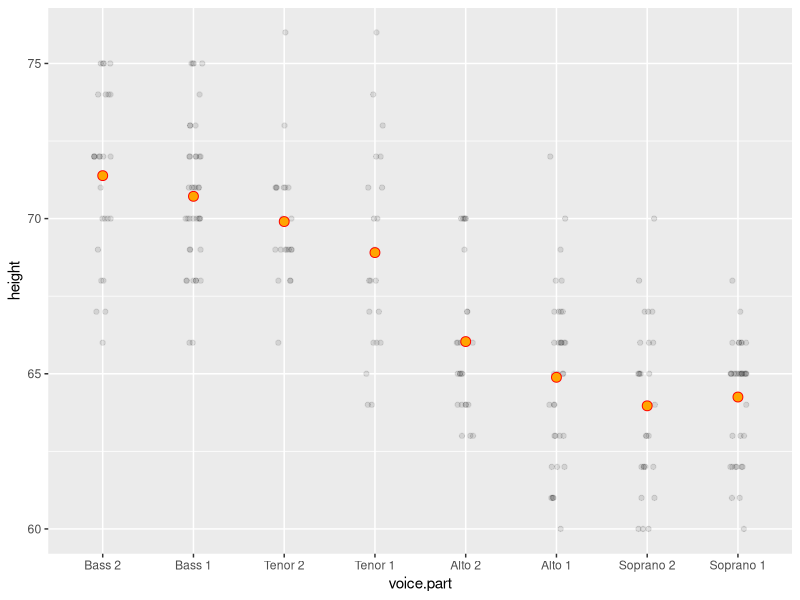
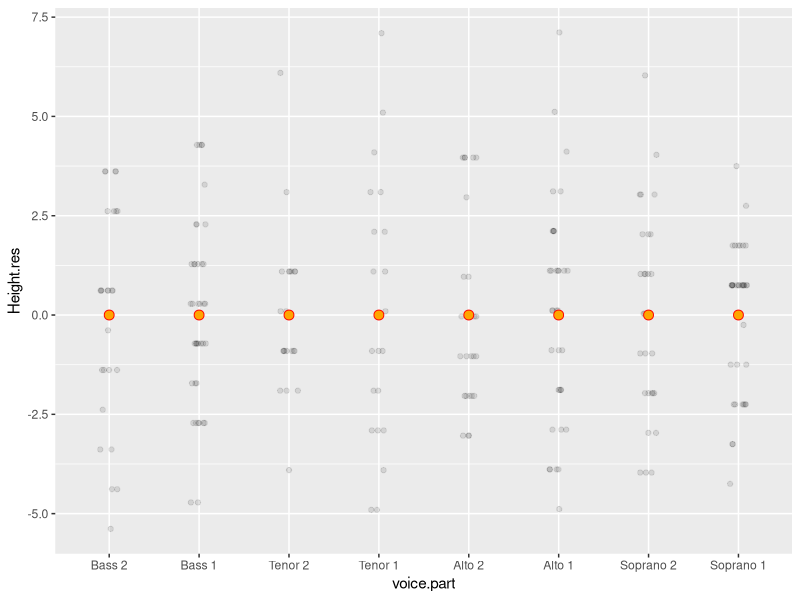
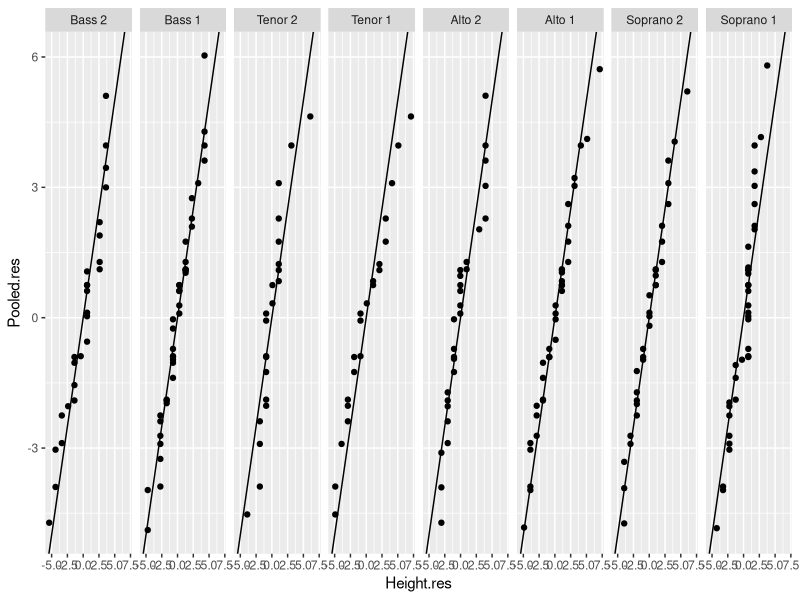
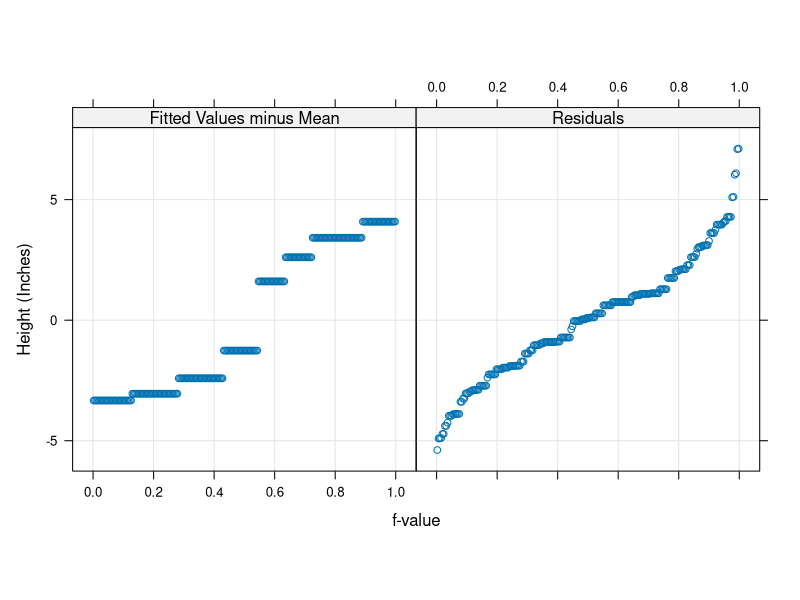

Here is the R script that generated these plots, in order:
# Residual Fit Plots

library(ggplot2)
library(dplyr)
library(lattice)

df <- singer
ggplot(df, aes(y=height, x=voice.part))         + 
  geom_jitter(width = 0.1, height=0, alpha=0.1) +
  stat_summary(fun = mean, col="red", geom="point", cex=3, pch=21, bg="orange") 

# CHUNK 2 : Subtract the group mean from each group value
df2 <- df %>% 
  group_by(voice.part) %>%
  mutate( Height.res = ( height - mean(height) ) )

# CHUNK 3 : Plot normalized data
ggplot(df2) + aes(y=Height.res, x=voice.part)             + 
  geom_jitter(width = 0.1, height=0, alpha=0.1) +
  stat_summary(fun = mean, col="red", geom="point", cex=3, pch=21, bg="orange")

# CHUNK 4: Compare batches to pooled residuals
df3 <- df2 %>% 
  group_by(voice.part) %>% 
  arrange(Height.res) %>% 
  mutate(f.val = ( (row_number() - 0.5) / n() ) ) %>% 
  ungroup() %>% 
  mutate(Pooled.res  = quantile(Height.res, p = f.val))

ggplot(df3, aes(Height.res, Pooled.res)) + geom_point()+
  facet_wrap(~ voice.part, nrow = 1)+
  geom_abline(intercept = 0, slope = 1)


# CHUNK 5: Residual-fit spread plot (using the lattice package)
rfs(oneway(height ~ voice.part, data = df, spread = 1),
    aspect=1,
    ylab = "Height (Inches)")

